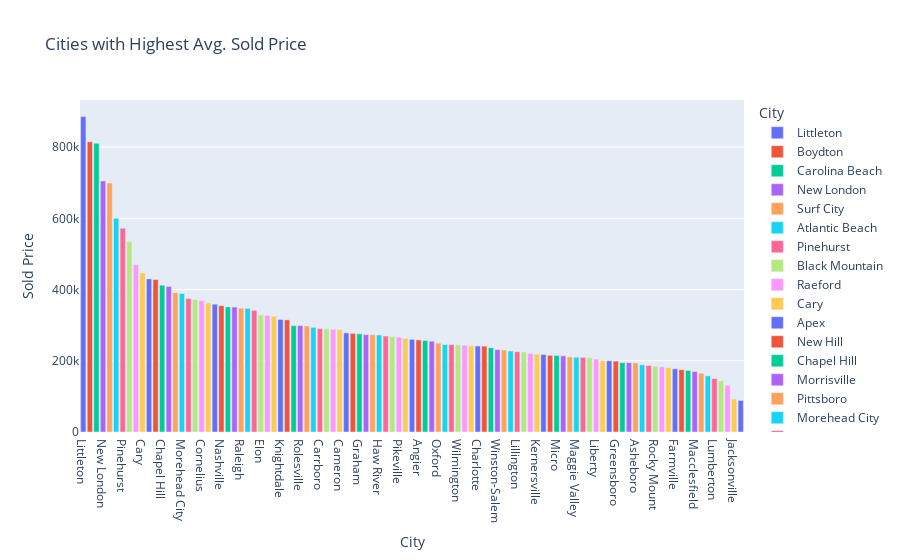

This figure's notebook cell:
### Code cell
#Create a variable for the top 10 cities with the highest average sold price
top10 = th_df.groupby('City')['Sold Price'].mean().nlargest(373).reset_index()

#Plot the top 10 cities with the highest average sold price
fig = px.bar(top10, x='City', y='Sold Price',color='City', template='plotly',
             title='Cities with Highest Avg. Sold Price') 
fig.update_traces(textposition='outside')
fig.show()
